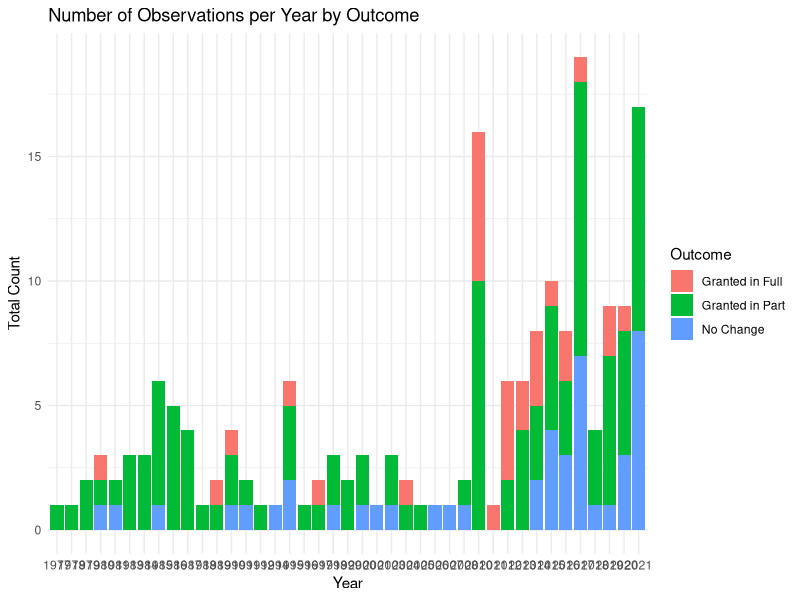
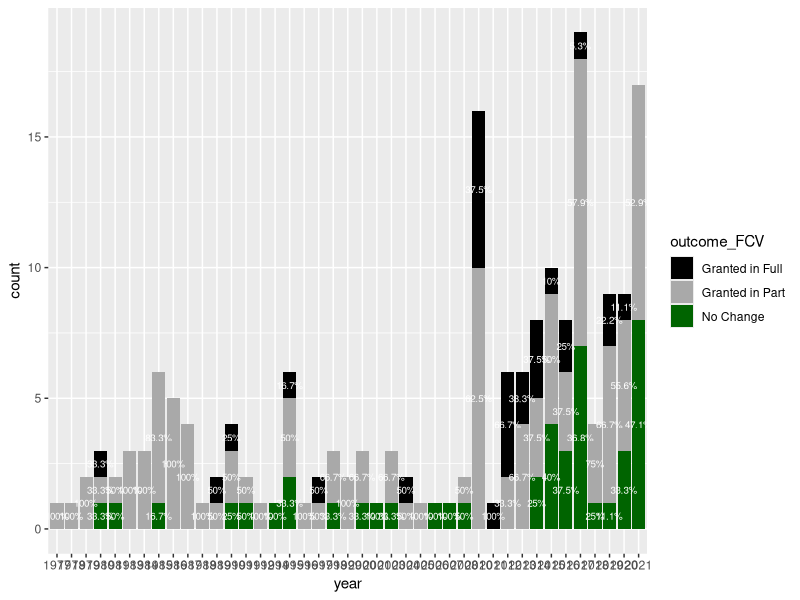
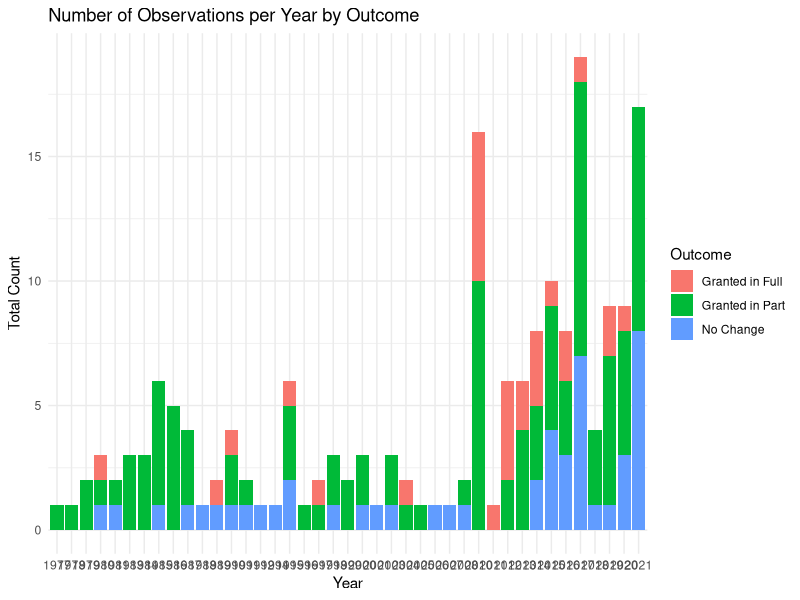
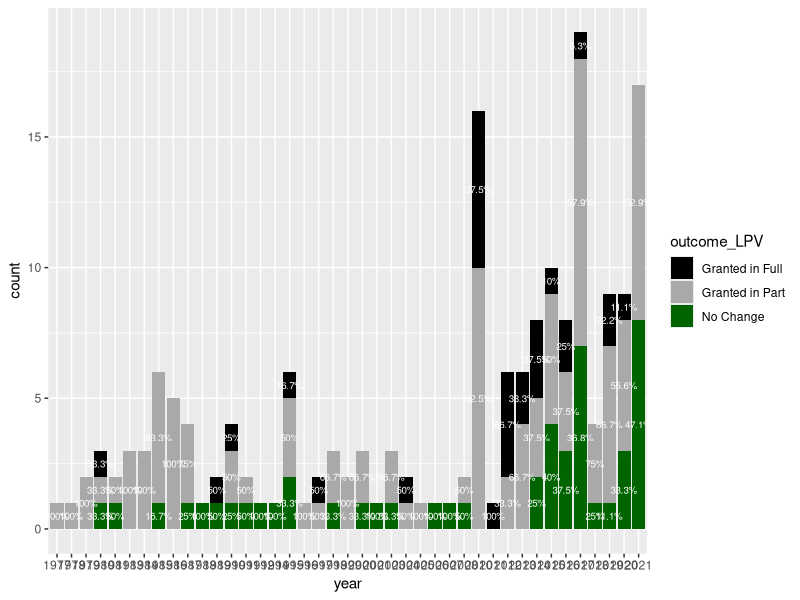

These charts were generated, in order, by the following R code:

library(tidyverse)

# read data into tibble
petitions <- read_csv("fwforyotam/Master_edited.csv")

# create identifier
petitions$ID <- 1:nrow(petitions)

# rename relevant columns
names(petitions)[9] <- 'FCV_owner'
names(petitions)[10] <- 'LPV_owner'
names(petitions)[11] <- 'FCV_notice'
names(petitions)[12] <- 'LPV_notice'
names(petitions)[13] <- 'FCV_decision'
names(petitions)[14] <- 'LPV_decision'
names(petitions)[17] <- 'outcome'
names(petitions)[18] <- 'outcome_details'
names(petitions)[19] <- 'FCV_change'
names(petitions)[20] <- 'LPV_change'

# extract year from date
names(petitions)[2] <- 'date'
petitions = separate_wider_delim(petitions, cols = date, delim = "/", names = c("month", "day","year"),too_few = "align_start")

p2a_noNA <- petitions %>% filter(!(is.na(outcome_FCV)|(is.na(year))))

p2a <- ggplot(p2a_noNA, aes(x = year, fill = outcome_FCV)) + geom_bar(position = "stack") + theme_minimal()  
p2a <- p2a + labs(title = "Number of Observations per Year by Outcome",x = "Year",y = "Total Count",fill = "Outcome")

p2b_noNA <- petitions %>% filter(!(is.na(outcome_LPV)|(is.na(year))))

p2b <- ggplot(p2b_noNA, aes(x = year, fill = outcome_LPV)) + geom_bar(position = "stack") + theme_minimal()  
p2b <- p2b + labs(title = "Number of Observations per Year by Outcome",x = "Year",y = "Total Count",fill = "Outcome")

p2a2 <- ggplot(p2a_noNA, aes(x = year, fill = outcome_FCV)) + geom_bar(position = "stack")
p2a2 <- p2a2 + geom_text(stat = "count", 
    aes(label = paste0(round(after_stat(count / tapply(..count.., ..x.., sum)[as.character(..x..)] * 100), 1), "%")),
    position = position_stack(vjust = 0.5), color = "white", size = 2.5)
p2a2 <- p2a2 + scale_fill_manual(values = c("No Change" = "darkgreen","Granted in Full" = "black","Granted in Part" = "darkgrey"))

p2b2 <- ggplot(p2b_noNA, aes(x = year, fill = outcome_LPV)) + geom_bar(position = "stack")
p2b2 <- p2b2 + geom_text(stat = "count", 
                         aes(label = paste0(round(after_stat(count / tapply(..count.., ..x.., sum)[as.character(..x..)] * 100), 1), "%")),
                         position = position_stack(vjust = 0.5), color = "white", size = 2.5)
p2b2 <- p2b2 + scale_fill_manual(values = c("No Change" = "darkgreen","Granted in Full" = "black","Granted in Part" = "darkgrey"))

